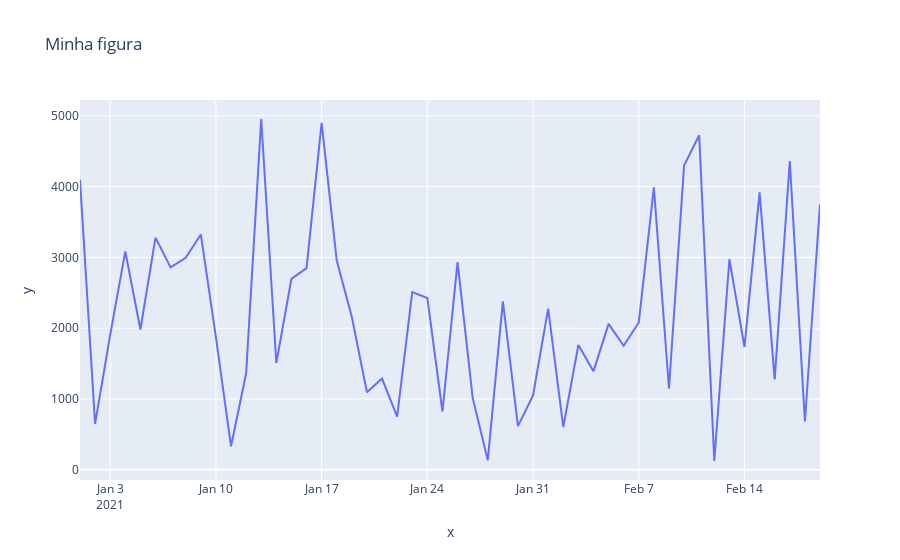

Notebook cell for this chart:
### Code cell
# usando o plotly -> grafico dinamico
fig =  px.line(x=eixo_x, y=eixo_y, title='Minha figura')
fig.show()
